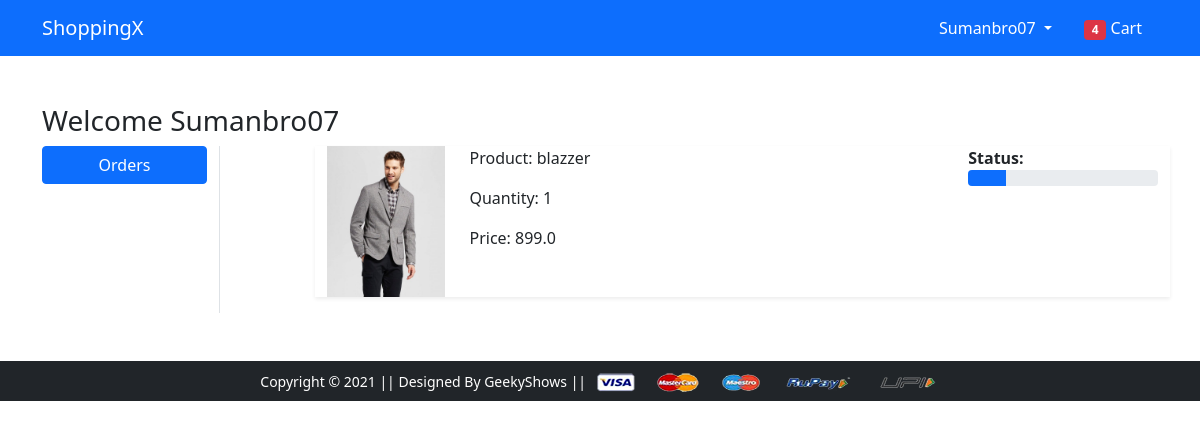
Before: /orders/ (signed in) with the older database file.
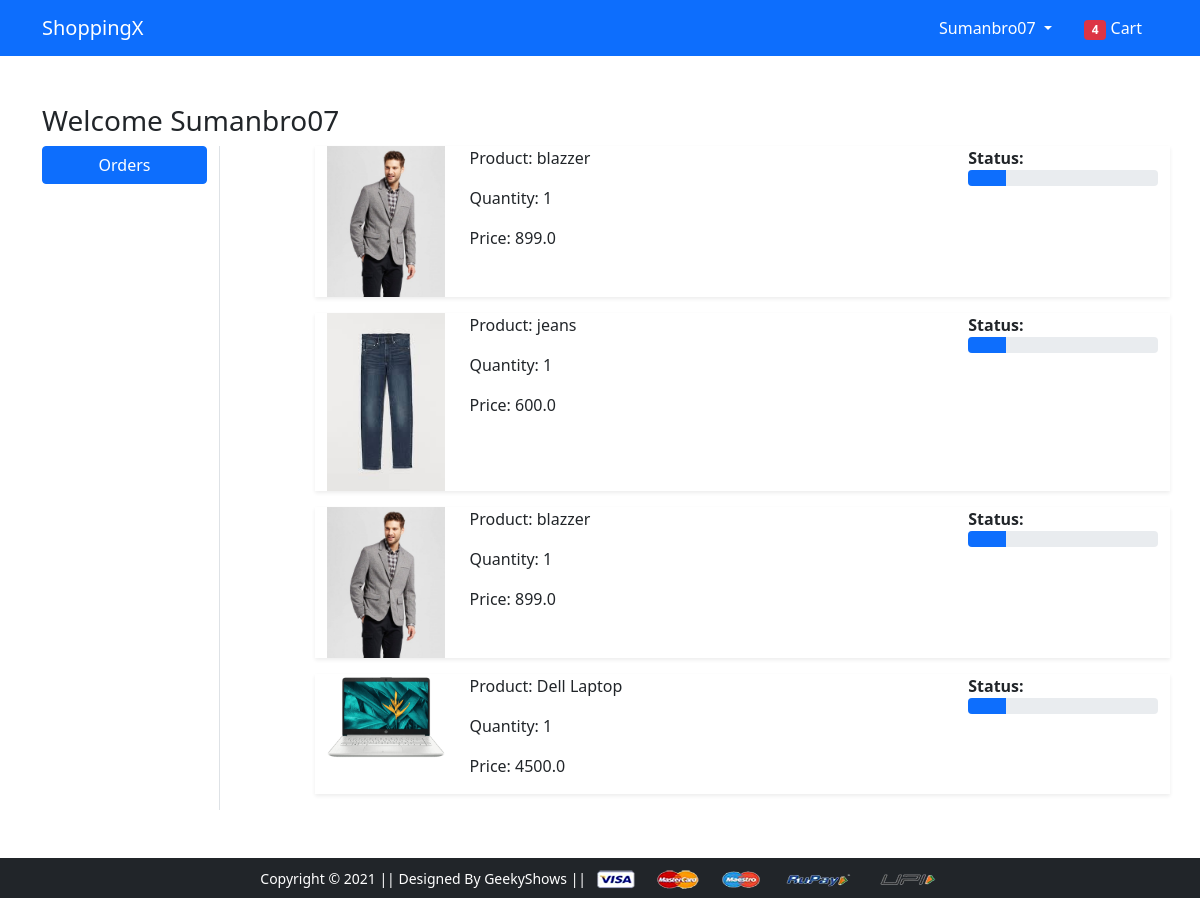
After: the same page with the newer database file.
### app/models.py (models this page shows, shortened)
class OrderPlaced(models.Model):
    user = models.ForeignKey(User, on_delete=models.CASCADE)
    customer = models.ForeignKey(Customer, on_delete=models.CASCADE)
    product = models.ForeignKey(Product, on_delete=models.CASCADE)
    quantity = models.PositiveIntegerField(default=1)
    ordered_date = models.DateTimeField(auto_now_add=True)
    status = models.CharField(max_length=50, choices=STATUS_CHOICES, default="Pending")
    @property
    def total_cost(self):
        return self.quantity * self.product.discounted_price

class Product(models.Model):
    title = models.CharField(max_length=255)
    selling_price = models.FloatField()
    discounted_price = models.FloatField()
    description = models.TextField()
    brand = models.CharField(max_length=255)
    category = models.CharField(choices=CATEGORY_CHOICES, max_length=2)
    product_image = models.ImageField(upload_to="productimg")

### app/views.py (the view)
# urls.py: path("orders/", views.orders, name="orders"),
def orders(request):
    op = OrderPlaced.objects.filter(user=request.user)
    c = op.count()
    return render(request, "app/orders.html", {"op": op, "count": c})

### app/templates/app/orders.html (shortened to what this page needs)
{% extends 'app/base.html' %}
{% load static %}
{% block main-content %}
<div class="container my-5">
    <div class="row">
        <h3>Welcome <span class="text-capitalize">{{request.user|capfirst}}</span></h3>
        <div class="col-sm-2 border-end">
            <ul class="list-unstyled">
                <li class="d-grid"><a href="{% url 'orders' %}" class="btn btn-primary">Orders</a></li>
            </ul>
        </div>
        <div class="col-sm-9 offset-sm-1">
            {% for o in op %}
            <div class="row shadow-sm mb-3">
                <div class="col-sm-2">
                    <img src="{{o.product.product_image.url}}" alt="" class="img-fluid" height="150" width="150">
                </div>
                <div class="col-sm-7">
                    <p>Product: {{o.product.title}}</p>
                    <p>Quantity: {{o.quantity}}</p>
                    <p>Price: {{o.total_cost}}</p>
                </div>
                <div class="col-sm-3 fw-bold">
                    <span>Status:</span>
                    <div class="progress">
                        <div style="width: 20%;" aria-valuenow="20" aria-valuemin="0" aria-valuemax="100"
                            role="progressbar" class="progress-bar bar{{forloop.counter}}">
                        </div>
                    </div>
                </div>
            </div>
            {% endfor %}
        </div>
    </div>
</div>
{% endblock main-content %}

### app/templates/app/base.html (shortened to what this page needs)
<!doctype html>
{% load static %}
<html lang="en">
<head>
  <link href="https://cdn.jsdelivr.net/npm/bootstrap@5.0.0-beta1/dist/css/bootstrap.min.css" rel="stylesheet"
>
  <link rel="stylesheet" href="{% static 'app/css/owl.carousel.min.css' %}">
  <link rel="stylesheet" href="{% static 'app/css/all.min.css' %}">
  <link rel="stylesheet" href="{% static 'app/css/style.css' %}">
</head>
<body>
  <nav class="navbar navbar-expand-lg navbar-dark bg-primary">
    <div class="container">
      <a class="navbar-brand" href="/">ShoppingX</a>
      <div>
        <ul class="navbar-nav me-auto mb-2 mb-lg-0">
          {% if request.user.is_authenticated %}
          <li class="nav-item dropdown mx-2">
            <a class="nav-link dropdown-toggle text-white" href="#" id="profileDropdown" role="button"
              data-bs-toggle="dropdown" aria-expanded="false">
              {{request.user|capfirst}}
            </a>
          </li>
          <li class="nav-item mx-2">
            <a href="{% url 'showcart' %}" class="nav-link text-white"><span class="badge bg-danger">4</span> Cart
            </a>
          </li>
          {% endif %}
        </ul>
      </div>
    </div>
  </nav>
  {% block main-content %} {% endblock main-content %}
  <footer class="container-fluid bg-dark text-center p-2 mt-5">
    <small class="text-white">Copyright &copy; 2021 || Designed By GeekyShows || </small>
    <img src="{% static 'app/images/payment.png' %}" alt="" srcset="" class="img-fluid" height="2px">
  </footer>
</body>
</html>

Changed rows visible on the page:
added OrderPlaced: product.product_image (picture), product "jeans", quantity "1", total_cost "600.0"
added OrderPlaced: product.product_image (picture), product "blazzer", quantity "1", total_cost "899.0"
added OrderPlaced: product.product_image (picture), product "Dell Laptop", quantity "1", total_cost "4500.0"
